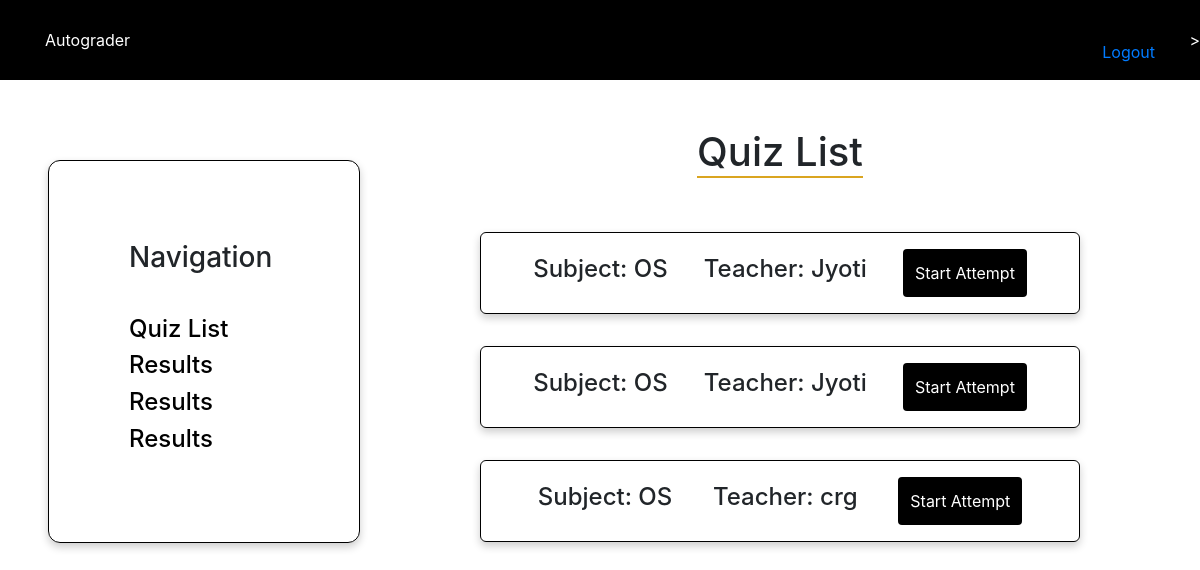
Before: /dashboard_student/2/ with the older database file.
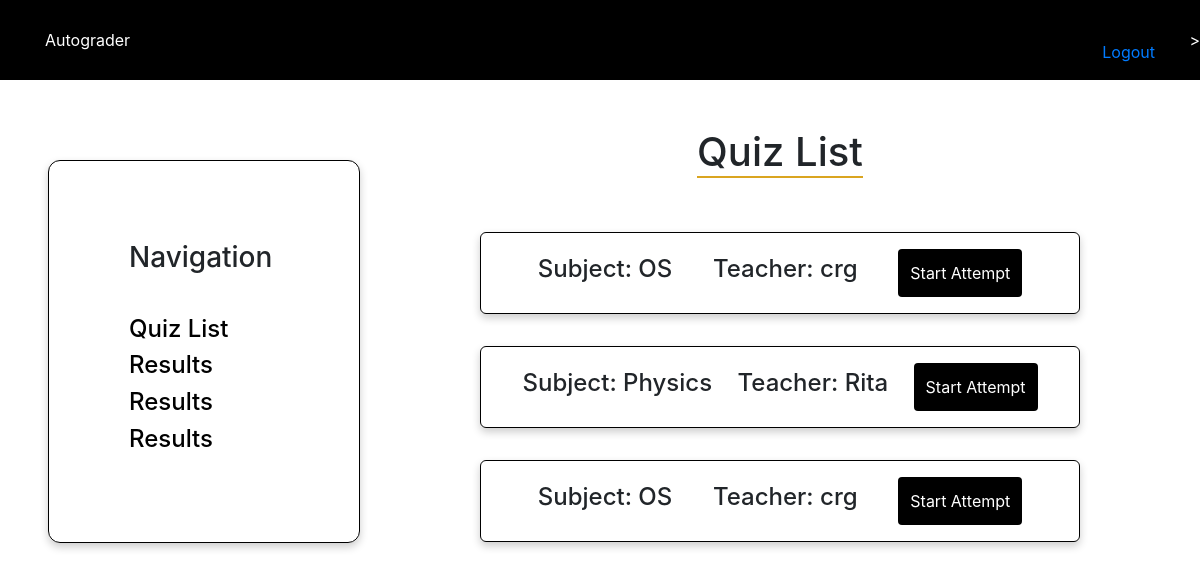
After: the same page with the newer database file.
### myapp/models.py (models this page shows, shortened)
class Quiz(models.Model):
    quiz_name = models.CharField(primary_key = True, max_length=100)
    teacher = models.ForeignKey(Teacher, on_delete = models.CASCADE)

class Teacher(models.Model):
    username = models.CharField(unique=True, max_length = 30)
    password = models.CharField(max_length = 30)
    email = models.CharField(max_length = 30)
    subject = models.CharField(max_length = 30)
    name = models.CharField(max_length = 30)

### myapp/views.py (the view)
# urls.py: path('dashboard_student/<str:pk>/',views.dashboard_student,name="dashboard_student"),
def dashboard_student(request,pk):
    q1 = Quiz.objects.all()
    context = {'q1':q1, "pk":pk}
    return render(request, 'dashboard.html',context)

### myapp/templates/dashboard.html (shortened to what this page needs)
<!DOCTYPE html>
<html>
  <head>
    <link
      rel="stylesheet"
      href="https://stackpath.bootstrapcdn.com/bootstrap/4.4.1/css/bootstrap.min.css"
    />
  </head>
  <body>
    <div class="nav">
      <div style="position: fixed; left: 45px">Autograder</div>
      <a href="{% url 'logout' %}"><div style="position: fixed; right: 45px">Logout</div></a>>
    </div>
    <div class="box">
      <div class="left-box">
        <div
          class="cover"
          style="box-shadow: 0 4px 8px 0 rgba(0, 0, 0, 0.2); transition: 0.3s"
        >
          <h3 style="padding-bottom: 2rem">Navigation</h3>
          <a href="" style="color: black"><h4>Quiz List</h4></a>
          {% for i in q1 %}
          <a href="{% url 'result' pk1=pk pk2=i.quiz_name %}" style="color: black"><h4>Results</h4></a>
          {% endfor %}
        </div>
      </div>
      <div class="right-box">
        <div class="quiz-list">
          <h1
            style="padding-top: 3rem; text-align: center; padding-bottom: 3rem"
          >
            <span style="border-bottom: 2px solid goldenrod">Quiz List</span>
          </h1>
          {% for i in q1 %}
          <div
            class="eachquiz"
            style="
              border: 1.5px solid black;
              width: 50vw;
              display: flex;
              flex-direction: row;
              justify-content: space-evenly;
              align-items: center;
              padding: 1rem;
              border-radius: 6px;
              margin-bottom: 2rem;
              box-shadow: 0 4px 8px 0 rgba(0, 0, 0, 0.2);
              transition: 0.3s;
            "
          >
            <h4>Subject: {{i.teacher.subject}}</h4>
            <h4>Teacher: {{i.teacher.name}}</h4>
            <a href="{% url 'quiz_start' pk1=pk pk2=i.quiz_name %}"><button>Start Attempt</button></a>
          </div>
          {% endfor %}
        </div>
      </div>
    </div>
  </body>
</html>

### myapp/templates/dashboard.html (style rules this page uses)
.nav { position: sticky; height: 10vh; width: 100%; background-color: black; display: flex; flex-direction: row; justify-content: space-between; align-items: center; color: white; }
.box { display: flex; }
.left-box { display: flex; flex-direction: column; flex: 0.3; height: 90vh; }
.right-box { display: flex; flex: 0.7; height: 90vh; justify-content: center; }
.cover { border: 1.5px black solid; padding: 5rem; border-radius: 12px; margin-top: 5rem; margin-left: 3rem; }
button { border: 0; margin: 0; padding: 0.75rem; background-color: black; color: white; border-radius: 4px; }

Changed rows visible on the page:
removed Quiz: teacher.subject "OS", teacher.name "Jyoti"
removed Quiz: teacher.subject "OS", teacher.name "Jyoti"
added Quiz: teacher.subject "Physics", teacher.name "Rita"
added Quiz: teacher.subject "OS", teacher.name "crg"
